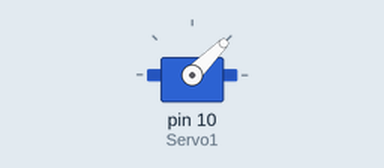
This sketch was run on a simulated Arduino Uno, built with avr-gcc and run on an emulated ATmega328P. On the bench: servo.

Above: at 0.05 s.
At 4.0 s:
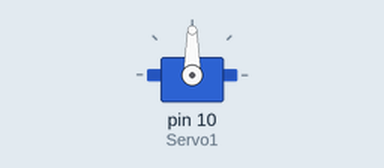
Timing chart, 0 to 5.2 s (numbered marks = the images above):
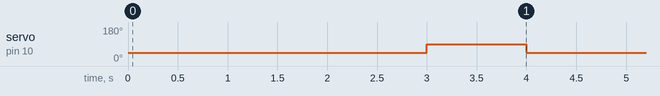

Measured:
- by itself, servo on pin 10 (Servo1): alternates 90° for 1.0 s and 45° for 3.0 s

The sketch:

servo_test.ino
```cpp
#include <Servo.h>


Servo Servo1;


void setup() {
    Servo1.attach(10);
    Servo1.write (0);

    //Servo1.write (0);
    Serial.begin (9600);

}


void loop () {
     Servo1.write(45);      // Turn SG90 servo Left to 45 degrees
     delay(1000);          // Wait 1 second
     //Servo1.write(90);      // Turn SG90 servo back to 90 degrees (center position)
     delay(1000);          // Wait 1 second
     //Servo1.write(135);     // Turn SG90 servo Right to 135 degrees
     delay(1000);          // Wait 1 second
     Servo1.write(90);      // Turn SG90 servo back to 90 degrees (center position)
     delay(1000);

}
```
